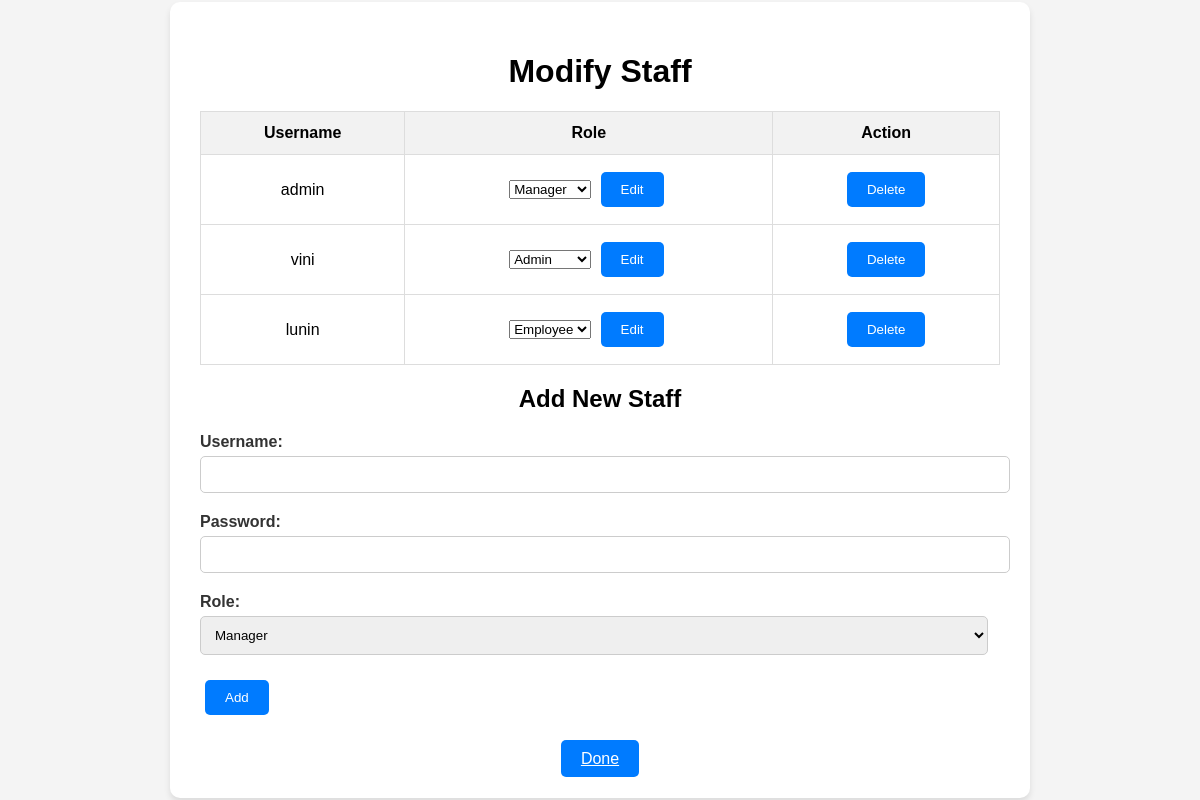
The page /m_staff.php (signed in) on the database its author committed.
### tables this page shows
CREATE TABLE Staff (
    StaffID INT AUTO_INCREMENT PRIMARY KEY,
    Username VARCHAR(50),
    StaffPassword VARCHAR(28), 
    StaffRole VARCHAR(50)
);

### m_staff.php (the view, shortened to what this page needs)
<!DOCTYPE html>
<html lang="en">
<head>
</head>
<body>
    <div class="container">
        <h1>Modify Staff</h1>
        <table class="staff-table">
            <tr>
                <th>Username</th>
                <th>Role</th>
                <th>Action</th>
            </tr>
            <?php
            $conn = new mysqli("localhost", "root", "", "workhausdb");
            $sql = "SELECT * FROM Staff";
            $result = $conn->query($sql);
            if ($result->num_rows > 0) {
                while ($row = $result->fetch_assoc()) {
                    echo "<tr>";
                    echo "<td>" . $row["Username"] . "</td>";
                    echo "<td>
                            <form method='post'>
                                <select name='role[" . $row["StaffID"] . "]'>
                                    <option value='manager'" . ($row["StaffRole"] == "manager" ? " selected" : "") . ">Manager</option>
                                    <option value='admin'" . ($row["StaffRole"] == "admin" ? " selected" : "") . ">Admin</option>
                                    <option value='employee'" . ($row["StaffRole"] == "employee" ? " selected" : "") . ">Employee</option>
                                </select>
                                <button type='submit' name='edit' value='" . $row["StaffID"] . "' class='edit-btn'>Edit</button>
                            </form>
                          </td>";
                    echo "<td>
                            <form method='post'>
                                <button type='submit' name='delete' value='" . $row["StaffID"] . "' class='delete-btn'>Delete</button>
                            </form>
                          </td>";
                    echo "</tr>";
                }
            } else {
                echo "<tr><td colspan='3'>No staff found</td></tr>";
            }
            ?>
        </table>
        <div class="add-section">
            <h2>Add New Staff</h2>
            <form action="<?php echo htmlspecialchars($_SERVER["PHP_SELF"]); ?>" method="post">
                <div class="form-group">
                    <label for="new-username">Username:</label>
                    <input type="text" id="new-username" name="new-username" required>
                </div>
                <div class="form-group">
                    <label for="new-password">Password:</label>
                    <input type="password" id="new-password" name="new-password" required>
                </div>
                <div class="form-group">
                    <label for="new-role">Role:</label>
                    <select id="new-role" name="new-role">
                        <option value="manager">Manager</option>
                    </select>
                </div>
                <div class="form-group">
                    <button type="submit" name="add" class="add-btn">Add</button>
                </div>
            </form>
        </div>
        <div>
            <a href="m_dashboard.php" class="done-btn">Done</a>
        </div>
    </div>
</body>
</html>

### m_staff.php (style rules this page uses)
body { font-family: Arial, sans-serif; background-color: #f4f4f4; margin: 0; padding: 0; display: flex; justify-content: center; align-items: center; min-height: 100vh; }
.container { background-color: #ffffff; padding: 30px; border-radius: 10px; box-shadow: 0 4px 6px rgba(0, 0, 0, 0.1); width: 800px; text-align: center; }
.staff-table { width: 100%; border-collapse: collapse; margin-bottom: 20px; }
.staff-table th, .staff-table td { border: 1px solid #ddd; padding: 12px; }
.staff-table th { background-color: #f2f2f2; font-weight: bold; }
.edit-btn, .delete-btn, .add-btn, .done-btn { padding: 10px 20px; border: none; background-color: #007bff; color: #ffffff; border-radius: 5px; cursor: pointer; transition: background-color 0.3s ease; margin: 5px; }
.add-section { margin-bottom: 30px; }
.form-group { margin-bottom: 20px; text-align: left; }
.form-group label { display: block; margin-bottom: 5px; color: #333333; font-weight: bold; }
.form-group input, .form-group select { width: calc(100% - 12px); padding: 10px; border: 1px solid #ccc; border-radius: 5px; transition: border-color 0.3s ease; }

### rows shown on the page
staff: Username "admin", StaffRole+StaffID "Manager"
staff: Username "vini", StaffRole+StaffID "Admin"
staff: Username "lunin", StaffRole+StaffID "Employee"
